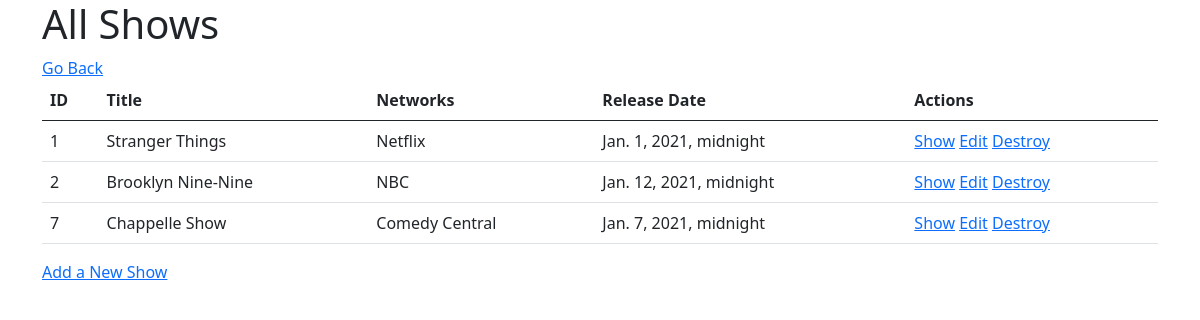
The page / on the database its author committed.
### showtime/models.py (models this page shows, shortened)
class Show(models.Model):
    title = models.CharField(max_length=255)
    releaseDate = models.DateTimeField()
    desc = models.CharField(max_length=255, default="No Description")
    created_at = models.DateTimeField(auto_now_add=True)
    updated_at = models.DateTimeField(auto_now=True)
    objects = ShowManager()

class Network(models.Model):
    name = models.CharField(max_length=255)
    shows = models.ManyToManyField(Show, related_name="networks")
    created_at = models.DateTimeField(auto_now_add=True)
    updated_at = models.DateTimeField(auto_now=True)

### showtime/views.py (the view)
# urls.py: path('', views.index),
def index(request):
    context = {
        "shows": Show.objects.all()
    }
    return render(request, "index.html", context)

### showtime/templates/index.html (shortened to what this page needs)
<!DOCTYPE html>
<html lang="en">
<head>
    <link href="https://cdn.jsdelivr.net/npm/bootstrap@5.0.0-beta1/dist/css/bootstrap.min.css" rel="stylesheet">
</head>
<body>
    <div class="container">
        <h1>All Shows</h1>
        <a href='/'>Go Back</a>
        <table class="table">
            <thead>
                <tr>
                    <th>ID</th>
                    <th>Title</th>
                    <th>Networks</th>
                    <th>Release Date</th>
                    <th>Actions</th>
                </tr>
            </thead>
            <tbody>
                {% for show in shows %}
                <tr>
                    <td>{{show.id}}</td>
                    <td>{{show.title}}</td>
                    <td>
                    {% for network in show.networks.all %}
                    {{network.name}}<br>
                    {% endfor %}
                    </td>
                    <td>{{show.releaseDate}}</td>
                    <td>
                        <a href="/shows/{{show.id}}">Show</a>
                        <a href="/shows/{{show.id}}/edit">Edit</a>
                        <a href="/shows/{{show.id}}/destroy">Destroy</a>
                    </td>
                </tr>
                {% endfor %}
            </tbody>
        </table>
        <a href="/shows/new">Add a New Show</a>
    </div>
</body>
</html>

### rows shown on the page
Show: id "1", title "Stranger Things", releaseDate "Jan. 1, 2021, midnight"
Network: name "Netflix"
Show: id "2", title "Brooklyn Nine-Nine", releaseDate "Jan. 12, 2021, midnight"
Network: name "NBC"
Show: id "7", title "Chappelle Show", releaseDate "Jan. 7, 2021, midnight"
Network: name "Comedy Central"
